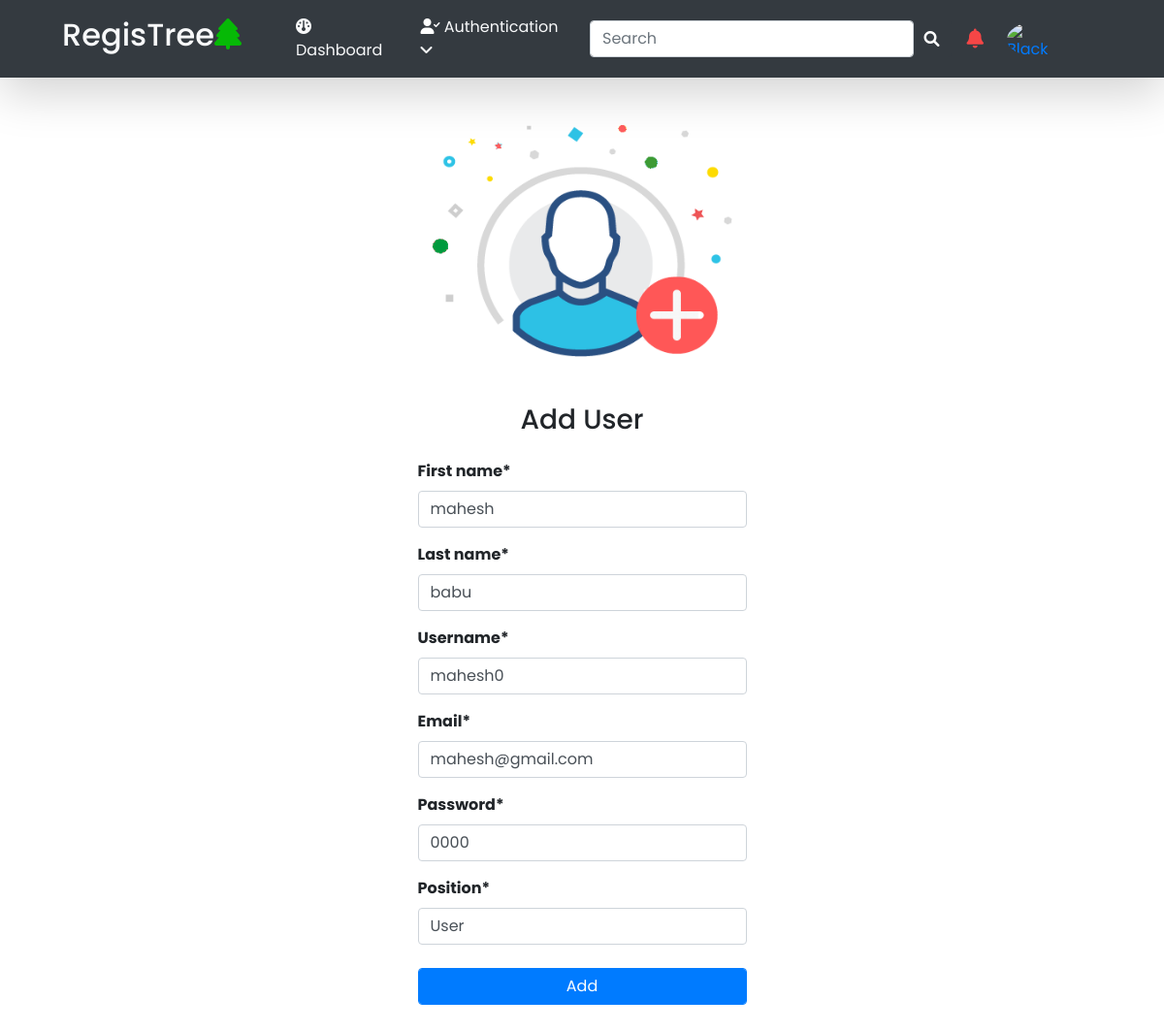
Page /24/ (signed in) on the committed database.
### example/models.py (models this page shows, shortened)
class Person(models.Model):
    first_name = models.CharField(max_length=50,default='')
    last_name = models.CharField(max_length=50,default='')
    username = models.CharField(max_length=50,default='')
    password = models.CharField(max_length=50,default='')
    email = models.EmailField(max_length=50)
    position = models.ForeignKey(Position, on_delete=models.CASCADE)

### example/views.py (the view, shortened to what this page needs)
# urls.py: path('<int:id>/',views.user_form, name='update'),
def user_form(request, id=0):
    if 'user' in request.session:
        if request.method == "GET":
            if id == 0:
                print('reg1')
                form = usrForm(initial={'password': 123})  # register - view
            else:
                print('up1')
                auser = Person.objects.get(pk=id)
                form = usrForm(instance=auser) #update - view
            return render(request, "usr_form.html",{'form': form})
    else:
        return redirect('login')

### example/forms.py
class usrForm(forms.ModelForm):
    password = forms.CharField(initial=123)
    class Meta:
        model = Person
        fields = ('first_name','last_name','username','email','password','position')
    def __init__(self, *args, **kwargs):
        super(usrForm,self).__init__(*args,**kwargs)
        self.fields['position'].empty_label = "Select"

### example/models.py (called while the page is built)
    def __str__(self):
        return self.title

### templates/usr_form.html (shortened to what this page needs)
{% extends "ubase.html" %} {% load crispy_forms_tags %} {% load static %}
{% block content %}
  <nav class="navbar navbar-expand-lg navbar-dark bg-dark shadow-lg">
      <div class="collapse navbar-collapse" id="navbarSupportedContent">
        <a class="navbar-brand mt-2 mt-lg-0 ms-5 text-light" href="#">
          <h2>RegisTree<i class="fa fa-tree " style="color: rgb(6, 185, 6);"></i></h2>
        </a>
        <ul class="navbar-nav me-auto mb-2 ms-4 mb-lg-0">
          <li class=" ms-2 me-3">
            <a class="nav-link text-light " href="#"><span class="fa fa-dashboard"></span> Dashboard</a>
          </li>
          <div class="dropdown mt-2">
            <a
            class="authenticdrop me-4 text-light "
            href="#"
            id="navbarDropdownMenuLink"
            role="button"
            data-mdb-toggle="dropdown"
            aria-expanded="false"
            style="text-decoration:none"
          >
            <span class="fa fa-user-check" ></span> Authentication <i class="fa fa-angle-down"></i>
          </a>
          </div>
        </ul>
      </div>
      <div>
        <form class="input-group w-auto my-auto d-none d-sm-flex me-3">
          <input
            autocomplete="off"
            type="search"
            class="form-control rounded"
            placeholder="Search"
            style="min-width: 125px;"
          />
          <span class="input-group-text border-0 d-none d-lg-flex bg-dark" ><a href="#" class="fa fa-search"></a
          ></span>
        </form>
      </div>
      <div class="d-flex align-items-center me-5">
        <div class="dropdown">
          <a
            class="text-reset me-4  "
            href="#"
            id="navbarDropdownMenuLink"
            role="button"
            data-mdb-toggle="dropdown"
            aria-expanded="false"
          >
            <span class="fa fa-bell fa-lg" ></span>
          </a>
        </div>
        <div class="dropdown me-5 " name="profiles" style="width: 50px !important; min-width: 50px; max-width: 50px">
          <a
            class=" d-flex align-items-center hidden-arrow"
            href="#"
            id="navbarDropdownMenuAvatar"
            role="button"
            data-mdb-toggle="dropdown"
            aria-expanded="false"
          >
            <img
              src="https://mdbcdn.b-cdn.net/img/Photos/Avatars/img%20(1).webp"
              class="rounded-circle"
              height="35"
              alt="Black and White Portrait of a Man"
              loading="lazy"
            />
          </a>
        </div>
      </div>
  </nav>
<div class="mt-5">
  <center>
    <img src="{% static 'images/66.png' %}" width="310" height="240" />
  </center>
</div>
    <section class="ftco-section">
      <div class="container">
        <div class="row justify-content-center">
          <div class="row justify-content-center">
            <div class="col-md-7 col-lg-5">
              <div class="login-wrap p-4 p-md-5">
                <div class="d-flex">
                  <div class="w-100">
                    <h3 class="mt-0 text-center">Add User</h3>
                  </div>
                </div>
                <form class="signin-form" action="register" method="post">
                  <div class="form-group mt-3">
                    {% csrf_token %} <b>{{form|crispy}} </b>
                  </div>
                  <div class="form-group mt-4">
                    <button
                      type="submit"
                      class="form-control btn btn-primary rounded submit px-3"
                    >
                      Add
                    </button>
                  </div>
                </form>
              </div>
            </div>
          </div>
        </div>
      </div>
    </section>
{% endblock content %}

### static/ubase.css (style rules this page uses)
body { background: rgb(255, 255, 255); }
.fa-search { color: white ; }
.fa-bell { color: rgb(245, 70, 70); }
.fa-user-check { color: white; }
* { margin: 0; padding: 0; box-sizing: border-box; font-family: 'Poppins', sans-serif; }

### rows in the picture
Person: first_name "mahesh", last_name "babu", username "mahesh0", email "mahesh@gmail.com", password "0000", position "User"
